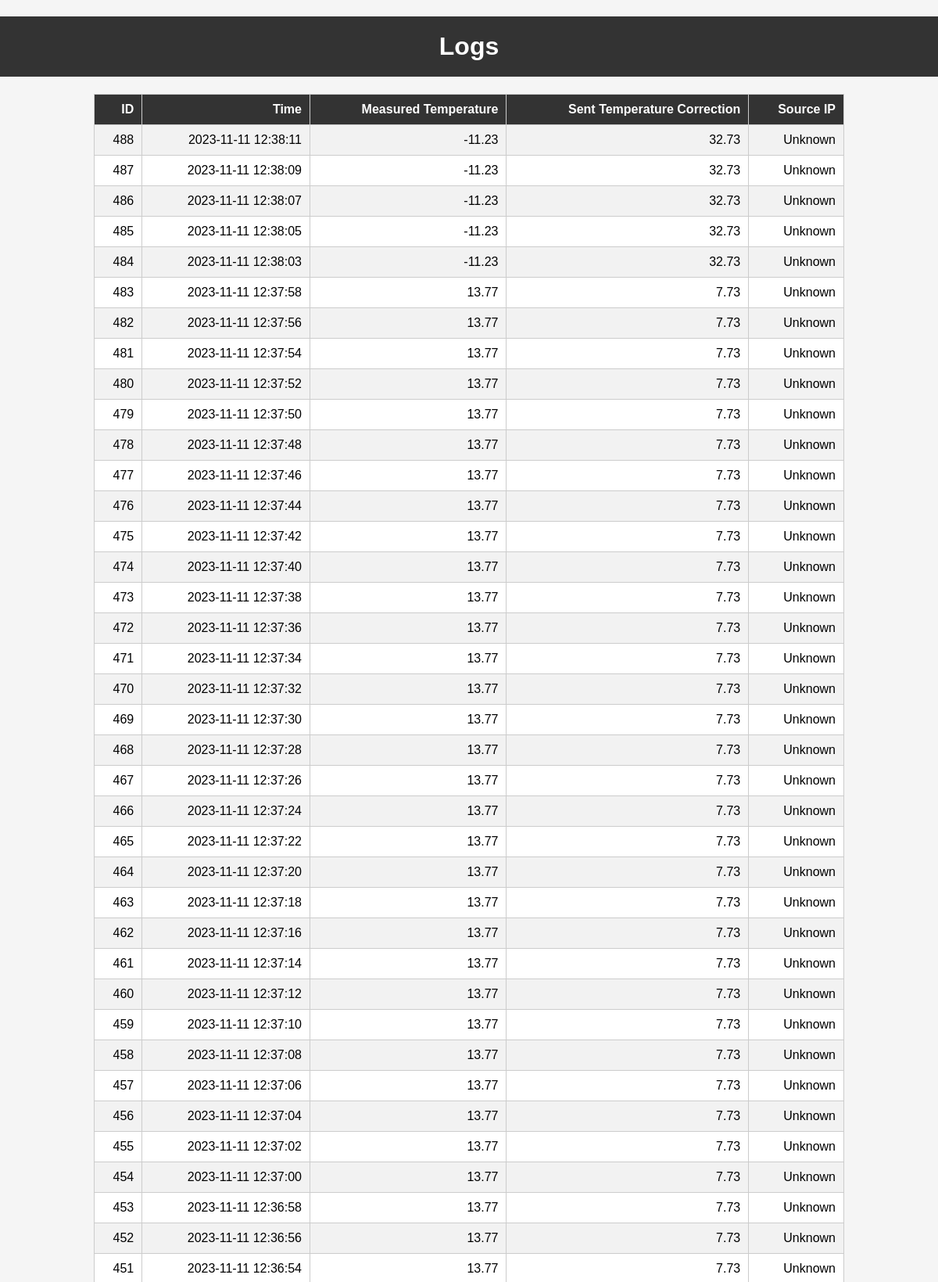
The page /logs/client1 (upper part) on the database its author committed.
### tables this page shows
CREATE TABLE CLIENT_1_LOGS (
                   id INTEGER  NOT NULL PRIMARY KEY AUTOINCREMENT,
                   time TIMESTAMP NOT NULL DEFAULT CURRENT_TIMESTAMP,
                   measured_temperature REAL NOT NULL,
                   sent_temperature_correction REAL,
                   src_IP TEXT DEFAULT 'Unknown'
                   );

### web_gui/web_gui.py (the view)
@app.route('/logs/client1')
def logs_client1():
    logs_data = get_client_1_logs()
    return render_template('logs_client1.html', logs_data=logs_data)

### web_gui/web_gui.py (called while the page is built)
def get_client_1_logs():
    conn = sqlite3.connect(db_path)
    cursor = conn.cursor()
    cursor.execute("SELECT * FROM CLIENT_1_LOGS ORDER BY id DESC")
    logs = cursor.fetchall()
    conn.close()
    return logs

### web_gui/templates/logs_client1.html (shortened to what this page needs)
<!DOCTYPE html>
<html>
<head>
    <link rel="stylesheet" type="text/css" href="{{ url_for('static', filename='logs.css') }}">
</head>
<body>
    <h1>Logs</h1>
    {% if logs_data %}
    <table>
        <tr>
            <th>ID</th>
            <th>Time</th>
            <th>Measured Temperature</th>
            <th>Sent Temperature Correction</th>
            <th>Source IP</th>
        </tr>
        {% for log in logs_data %}
        <tr>
            <td>{{ log[0] }}</td>
            <td>{{ log[1] }}</td>
            <td>{{ log[2] }}</td>
            <td>{{ log[3] }}</td>
            <td>{{ log[4] }}</td>
        </tr>
        {% endfor %}
    </table>
    {% else %}
    <p>No logs available.</p>
    {% endif %}
</body>
</html>

### web_gui/static/logs.css (style rules this page uses)
body { font-family: Arial, sans-serif; margin: 0; padding: 0; background-color: #f5f5f5; }
h1 { text-align: center; background-color: #333; color: #fff; padding: 20px 0; }
table { width: 80%; margin: 20px auto; border-collapse: collapse; background-color: #fff; }
th, td { border: 1px solid #ccc; padding: 10px; text-align: right; }
th { background-color: #333; color: #fff; }
tr:nth-child(even) { background-color: #f2f2f2; }

### rows shown on the page
CLIENT_1_LOGS: id "488", time "2023-11-11 12:38:11", measured_temperature "-11.23", sent_temperature_correction "32.73", src_IP "Unknown"
CLIENT_1_LOGS: id "487", time "2023-11-11 12:38:09", measured_temperature "-11.23", sent_temperature_correction "32.73", src_IP "Unknown"
CLIENT_1_LOGS: id "486", time "2023-11-11 12:38:07", measured_temperature "-11.23", sent_temperature_correction "32.73", src_IP "Unknown"
CLIENT_1_LOGS: id "485", time "2023-11-11 12:38:05", measured_temperature "-11.23", sent_temperature_correction "32.73", src_IP "Unknown"
CLIENT_1_LOGS: id "484", time "2023-11-11 12:38:03", measured_temperature "-11.23", sent_temperature_correction "32.73", src_IP "Unknown"
CLIENT_1_LOGS: id "483", time "2023-11-11 12:37:58", measured_temperature "13.77", sent_temperature_correction "7.73", src_IP "Unknown"
CLIENT_1_LOGS: id "482", time "2023-11-11 12:37:56", measured_temperature "13.77", sent_temperature_correction "7.73", src_IP "Unknown"
CLIENT_1_LOGS: id "481", time "2023-11-11 12:37:54", measured_temperature "13.77", sent_temperature_correction "7.73", src_IP "Unknown"
CLIENT_1_LOGS: id "480", time "2023-11-11 12:37:52", measured_temperature "13.77", sent_temperature_correction "7.73", src_IP "Unknown"
CLIENT_1_LOGS: id "479", time "2023-11-11 12:37:50", measured_temperature "13.77", sent_temperature_correction "7.73", src_IP "Unknown"
CLIENT_1_LOGS: id "478", time "2023-11-11 12:37:48", measured_temperature "13.77", sent_temperature_correction "7.73", src_IP "Unknown"
CLIENT_1_LOGS: id "477", time "2023-11-11 12:37:46", measured_temperature "13.77", sent_temperature_correction "7.73", src_IP "Unknown"
CLIENT_1_LOGS: id "476", time "2023-11-11 12:37:44", measured_temperature "13.77", sent_temperature_correction "7.73", src_IP "Unknown"
CLIENT_1_LOGS: id "475", time "2023-11-11 12:37:42", measured_temperature "13.77", sent_temperature_correction "7.73", src_IP "Unknown"
CLIENT_1_LOGS: id "474", time "2023-11-11 12:37:40", measured_temperature "13.77", sent_temperature_correction "7.73", src_IP "Unknown"
CLIENT_1_LOGS: id "473", time "2023-11-11 12:37:38", measured_temperature "13.77", sent_temperature_correction "7.73", src_IP "Unknown"
CLIENT_1_LOGS: id "472", time "2023-11-11 12:37:36", measured_temperature "13.77", sent_temperature_correction "7.73", src_IP "Unknown"
CLIENT_1_LOGS: id "471", time "2023-11-11 12:37:34", measured_temperature "13.77", sent_temperature_correction "7.73", src_IP "Unknown"
CLIENT_1_LOGS: id "470", time "2023-11-11 12:37:32", measured_temperature "13.77", sent_temperature_correction "7.73", src_IP "Unknown"
CLIENT_1_LOGS: id "469", time "2023-11-11 12:37:30", measured_temperature "13.77", sent_temperature_correction "7.73", src_IP "Unknown"
CLIENT_1_LOGS: id "468", time "2023-11-11 12:37:28", measured_temperature "13.77", sent_temperature_correction "7.73", src_IP "Unknown"
CLIENT_1_LOGS: id "467", time "2023-11-11 12:37:26", measured_temperature "13.77", sent_temperature_correction "7.73", src_IP "Unknown"
CLIENT_1_LOGS: id "466", time "2023-11-11 12:37:24", measured_temperature "13.77", sent_temperature_correction "7.73", src_IP "Unknown"
CLIENT_1_LOGS: id "465", time "2023-11-11 12:37:22", measured_temperature "13.77", sent_temperature_correction "7.73", src_IP "Unknown"
CLIENT_1_LOGS: id "464", time "2023-11-11 12:37:20", measured_temperature "13.77", sent_temperature_correction "7.73", src_IP "Unknown"
CLIENT_1_LOGS: id "463", time "2023-11-11 12:37:18", measured_temperature "13.77", sent_temperature_correction "7.73", src_IP "Unknown"
CLIENT_1_LOGS: id "462", time "2023-11-11 12:37:16", measured_temperature "13.77", sent_temperature_correction "7.73", src_IP "Unknown"
CLIENT_1_LOGS: id "461", time "2023-11-11 12:37:14", measured_temperature "13.77", sent_temperature_correction "7.73", src_IP "Unknown"
CLIENT_1_LOGS: id "460", time "2023-11-11 12:37:12", measured_temperature "13.77", sent_temperature_correction "7.73", src_IP "Unknown"
CLIENT_1_LOGS: id "459", time "2023-11-11 12:37:10", measured_temperature "13.77", sent_temperature_correction "7.73", src_IP "Unknown"
CLIENT_1_LOGS: id "458", time "2023-11-11 12:37:08", measured_temperature "13.77", sent_temperature_correction "7.73", src_IP "Unknown"
CLIENT_1_LOGS: id "457", time "2023-11-11 12:37:06", measured_temperature "13.77", sent_temperature_correction "7.73", src_IP "Unknown"
CLIENT_1_LOGS: id "456", time "2023-11-11 12:37:04", measured_temperature "13.77", sent_temperature_correction "7.73", src_IP "Unknown"
CLIENT_1_LOGS: id "455", time "2023-11-11 12:37:02", measured_temperature "13.77", sent_temperature_correction "7.73", src_IP "Unknown"
CLIENT_1_LOGS: id "454", time "2023-11-11 12:37:00", measured_temperature "13.77", sent_temperature_correction "7.73", src_IP "Unknown"
CLIENT_1_LOGS: id "453", time "2023-11-11 12:36:58", measured_temperature "13.77", sent_temperature_correction "7.73", src_IP "Unknown"
CLIENT_1_LOGS: id "452", time "2023-11-11 12:36:56", measured_temperature "13.77", sent_temperature_correction "7.73", src_IP "Unknown"
CLIENT_1_LOGS: id "451", time "2023-11-11 12:36:54", measured_temperature "13.77", sent_temperature_correction "7.73", src_IP "Unknown"
